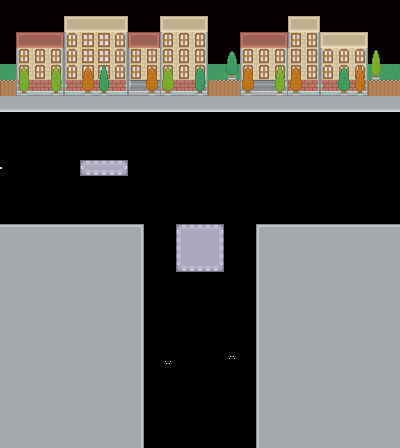
#> input picture Assets/Images/Borders/Mishmar HaGvul_Border.png, 400 x 448 px, given in place of Originalsscene_1_mask_right_rbt.png, which was not available
$ python masks.py
#> lines starting #> are read from the running program, lines starting #| are printed output that depends on the picture; after the words box and inside, x2 and y2 are one past the last pixel; in counts of white or black regions, pixels touching at a corner belong together; pictures that were not available may be replaced by others from this repository, and a replacement may not be noted
import cv2
import numpy as np

"""
This module takes an image and generates its countours and the mask in black and white only.

I used it to convert the original mask images into black and white images.
After removing the background using a seperate photo editor, masks worked very well.
"""

PATH = "Assets\Images/Borders/Originals"

# Asset Definitions - Scene Masks
#image = cv2.imread(PATH + "scene_1_mask_left_pl.png",cv2.IMREAD_UNCHANGED)
image = cv2.imread(PATH + "scene_1_mask_right_rbt.png",cv2.IMREAD_UNCHANGED)
#> image is the input picture: shape (448, 400, 4); mean B, G, R, A 89.7, 92.1, 93.6, 159.9

# convert image to grayscale
image_gray = cv2.cvtColor(image, cv2.COLOR_BGR2GRAY)
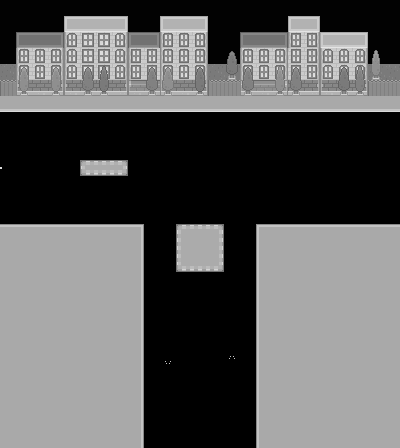
#> image_gray: shape (448, 400); min 0, max 228, mean 92.4

# convert image to black and white
thresh, image_edges = cv2.threshold(image_gray, 100, 255, cv2.THRESH_BINARY)
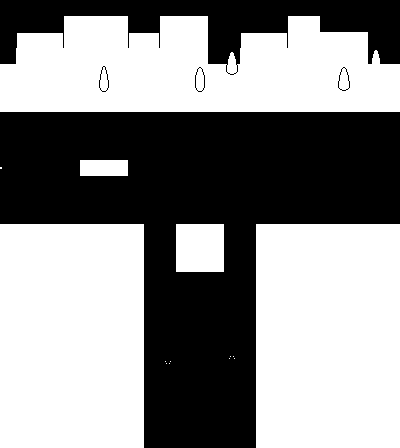
#> image_edges: shape (448, 400); 55.3% white; 5 black regions

# create canvas
canvas = np.zeros(image.shape, np.uint8)
canvas.fill(255)
#> canvas: shape (448, 400, 4); every value is 255

# create background mask
mask = np.zeros(image.shape, np.uint8)
mask.fill(255)

# create new background
new_background = np.zeros(image.shape, np.uint8)
new_background.fill(255)

# get all contours
contours_draw, hierachy = cv2.findContours(image_edges, cv2.RETR_LIST, cv2.CHAIN_APPROX_NONE)
#> contours_draw = 65 contours, 58 with area under 20; largest, box (x1, y1, x2, y2) and area: (256, 224, 400, 448) 31889, (0, 224, 144, 448) 31889, (0, 16, 400, 112) 31050, (176, 224, 224, 272) 2209, (80, 160, 128, 176) 705, (203, 74, 206, 89) 26, (194, 74, 197, 89) 26

# get most significant contours
contours_mask, hierachy = cv2.findContours(image_edges, cv2.RETR_EXTERNAL, cv2.CHAIN_APPROX_NONE)
#> contours_mask = 14 contours, 9 with area under 20; largest, box (x1, y1, x2, y2) and area: (256, 224, 400, 448) 31889, (0, 224, 144, 448) 31889, (0, 16, 400, 112) 31050, (176, 224, 224, 272) 2209, (80, 160, 128, 176) 705

# contours traversal
for contour in range(len(contours_draw)):
    # draw current contour
    cv2.drawContours(canvas, contours_draw, contour, (0, 0, 0))
#> this loop made 65 passes
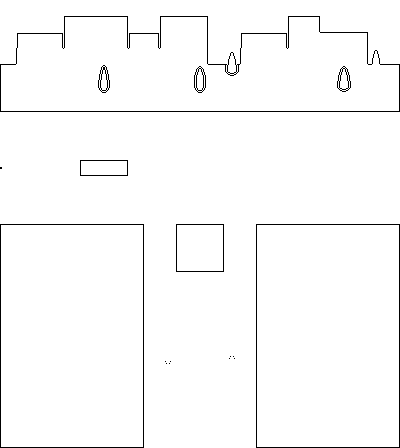
#> canvas: shape (448, 400, 4); mean of channels 0, 1, 2, 3 250.1, 250.1, 250.1, 250.1; drawn as B, G, R

# most significant contours traversal
for contour in range(len(contours_draw)):
    # create mask
    if contour != 1:
#> (the run stopped early here; a loop or call above may not have finished)

$ run again, on Assets/Images/Borders/Mishmar HaGvul_Border_old.png
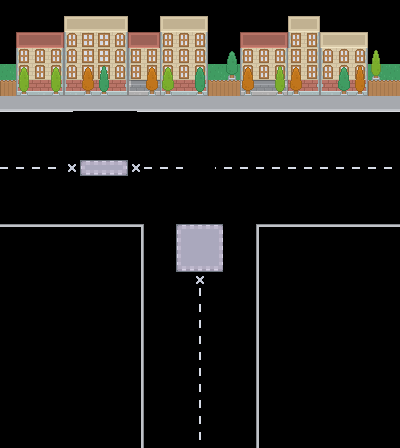
#> input picture Assets/Images/Borders/Mishmar HaGvul_Border_old.png, 400 x 448 px, given in place of Originalsscene_1_mask_right_rbt.png, which was not available
#> image is the input picture: shape (448, 400, 4); mean B, G, R, A 29.7, 33.8, 36.1, 53.2
#> `thresh, image_edges = cv2.threshold(image_gray, 100, 255, cv2.THRESH_B..`:
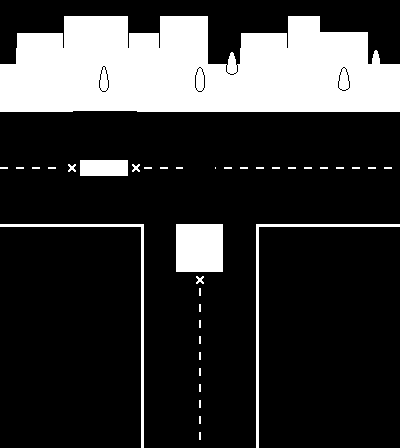
#> image_edges: shape (448, 400); 20.8% white; 37 white regions (29 under 20 px)
#> contours_draw = 88 contours, 78 with area under 20; largest, box (x1, y1, x2, y2) and area: (0, 16, 400, 112) 30986, (176, 224, 223, 272) 2162, (256, 224, 400, 448) 728, (0, 224, 144, 448) 728, (80, 160, 128, 176) 705
#> contours_mask = 37 contours, 29 with area under 20; largest, box (x1, y1, x2, y2) and area: (0, 16, 400, 112) 30986, (176, 224, 223, 272) 2162, (256, 224, 400, 448) 728, (0, 224, 144, 448) 728, (80, 160, 128, 176) 705, (196, 276, 204, 284) 25, (132, 164, 140, 172) 25, (68, 164, 76, 172) 25
#> the loop `for contour in range(len(contours_draw)):` made 88 passes
#> after the loop `for contour in range(len(contours_draw)):`:
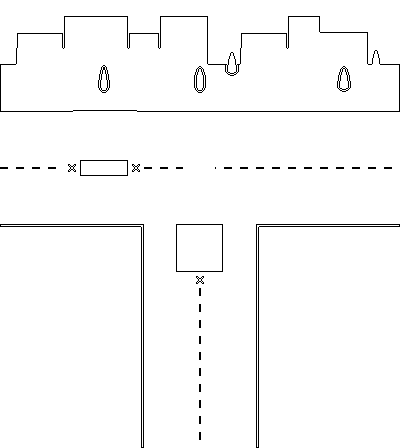
#> canvas: shape (448, 400, 4); mean of channels 0, 1, 2, 3 249.4, 249.4, 249.4, 249.4; drawn as B, G, R
